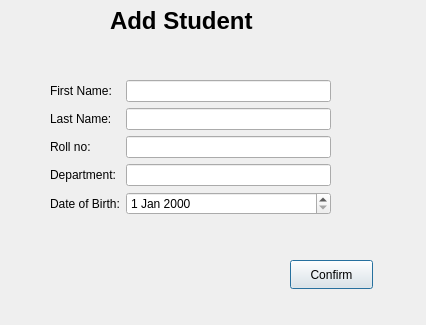
<?xml version="1.0" encoding="UTF-8"?>
<ui version="4.0">
 <class>addstudent</class>
 <widget class="QDialog" name="addstudent">
  <property name="geometry">
   <rect>
    <x>0</x>
    <y>0</y>
    <width>426</width>
    <height>325</height>
   </rect>
  </property>
  <property name="windowTitle">
   <string>Dialog</string>
  </property>
  <widget class="QLabel" name="label">
   <property name="geometry">
    <rect>
     <x>110</x>
     <y>0</y>
     <width>211</width>
     <height>41</height>
    </rect>
   </property>
   <property name="font">
    <font>
     <pointsize>18</pointsize>
     <bold>true</bold>
    </font>
   </property>
   <property name="text">
    <string>Add Student</string>
   </property>
  </widget>
  <widget class="QWidget" name="formLayoutWidget">
   <property name="geometry">
    <rect>
     <x>50</x>
     <y>80</y>
     <width>281</width>
     <height>171</height>
    </rect>
   </property>
   <layout class="QFormLayout" name="formLayout">
    <item row="0" column="0">
     <widget class="QLabel" name="label_2">
      <property name="text">
       <string>First Name:</string>
      </property>
     </widget>
    </item>
    <item row="4" column="0">
     <widget class="QLabel" name="label_3">
      <property name="text">
       <string>Date of Birth:</string>
      </property>
     </widget>
    </item>
    <item row="3" column="0">
     <widget class="QLabel" name="label_4">
      <property name="text">
       <string>Department:</string>
      </property>
     </widget>
    </item>
    <item row="1" column="0">
     <widget class="QLabel" name="label_5">
      <property name="text">
       <string>Last Name:</string>
      </property>
     </widget>
    </item>
    <item row="2" column="0">
     <widget class="QLabel" name="label_6">
      <property name="text">
       <string>Roll no:</string>
      </property>
     </widget>
    </item>
    <item row="4" column="1">
     <widget class="QDateEdit" name="dateOfBirthEdit"/>
    </item>
    <item row="0" column="1">
     <widget class="QLineEdit" name="firstNameEdit"/>
    </item>
    <item row="1" column="1">
     <widget class="QLineEdit" name="lastNameEdit"/>
    </item>
    <item row="2" column="1">
     <widget class="QLineEdit" name="rollNoEdit"/>
    </item>
    <item row="3" column="1">
     <widget class="QLineEdit" name="departmentEdit"/>
    </item>
   </layout>
  </widget>
  <widget class="QPushButton" name="pushButton">
   <property name="geometry">
    <rect>
     <x>290</x>
     <y>260</y>
     <width>83</width>
     <height>29</height>
    </rect>
   </property>
   <property name="text">
    <string>Confirm</string>
   </property>
  </widget>
 </widget>
 <resources/>
 <connections/>
</ui>
